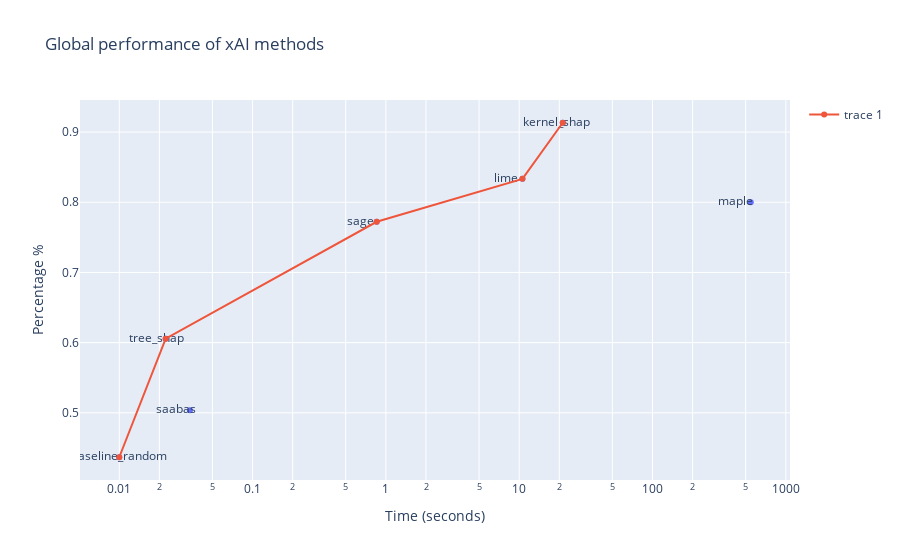

The notebook cell this image was saved under:
### Code cell
import plotly.express as px

import plotly.graph_objects as go

fig = go.Figure()

fig = px.scatter(summary_df,
                 x='time',
                 y='percentage',
                 # s='explainer_name', # https://www.geeksforgeeks.org/how-to-annotate-matplotlib-scatter-plots/
                 # c='eligible_points',
                 text='explainer_name',
                 log_x=True,
                 labels={
                     "time": "Time (seconds)",
                     "percentage": "Percentage %",
                     'eligible_points': 'maximum score',
                     'explainer_name': 'Explainer'
                 },
                 title="Global performance of xAI methods",
                 )
# fig.add_trace(px.line(pareto_df,
#                       x='time',  #logx=True,
#                       y='percentage', ))
fig.add_trace(go.Line(x=pareto_df.time,  #logx=True,
                      y=pareto_df.percentage,
                      ))
fig.show();

### Figure 1 — Plotly figure (JSON) as saved in the notebook; plotly's stock layout.template omitted (floating-point values rounded to 4 significant figures)
{"data": [{"hovertemplate": "Time (seconds)=%{x}<br>Percentage %=%{y}<br>Explainer=%{text}<extra></extra>", "legendgroup": "", "marker": {"color": "#636efa", "symbol": "circle"}, "mode": "markers+text", "name": "", "orientation": "v", "showlegend": false, "text": ["baseline_random", "saabas         ", "tree_shap      ", "sage           ", "kernel_shap    ", "lime           ", "maple          "], "x": [0.01, 0.03389, 0.0223, 0.8532, 21.22, 10.58, 545.9], "xaxis": "x", "y": [0.4367, 0.5036, 0.6056, 0.7722, 0.9133, 0.8334, 0.8], "yaxis": "y", "type": "scatter"}, {"x": [0.01, 0.0223, 0.8532, 10.58, 21.22], "y": [0.4367, 0.6056, 0.7722, 0.8334, 0.9133], "type": "scatter"}], "layout": {"xaxis": {"anchor": "y", "domain": [0.0, 1.0], "title": {"text": "Time (seconds)"}, "type": "log"}, "yaxis": {"anchor": "x", "domain": [0.0, 1.0], "title": {"text": "Percentage %"}}, "legend": {"tracegroupgap": 0}, "title": {"text": "Global performance of xAI methods"}}}
